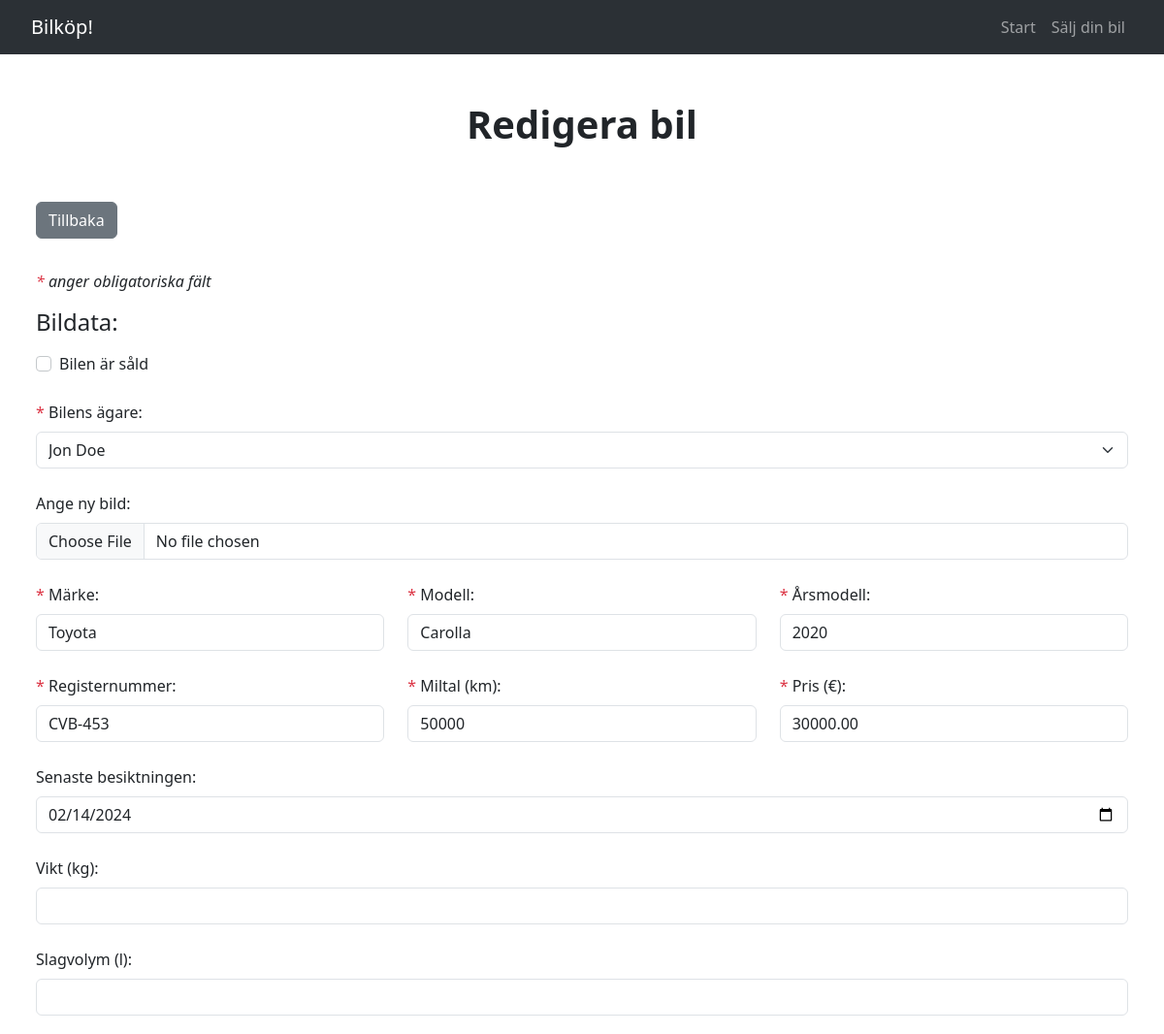
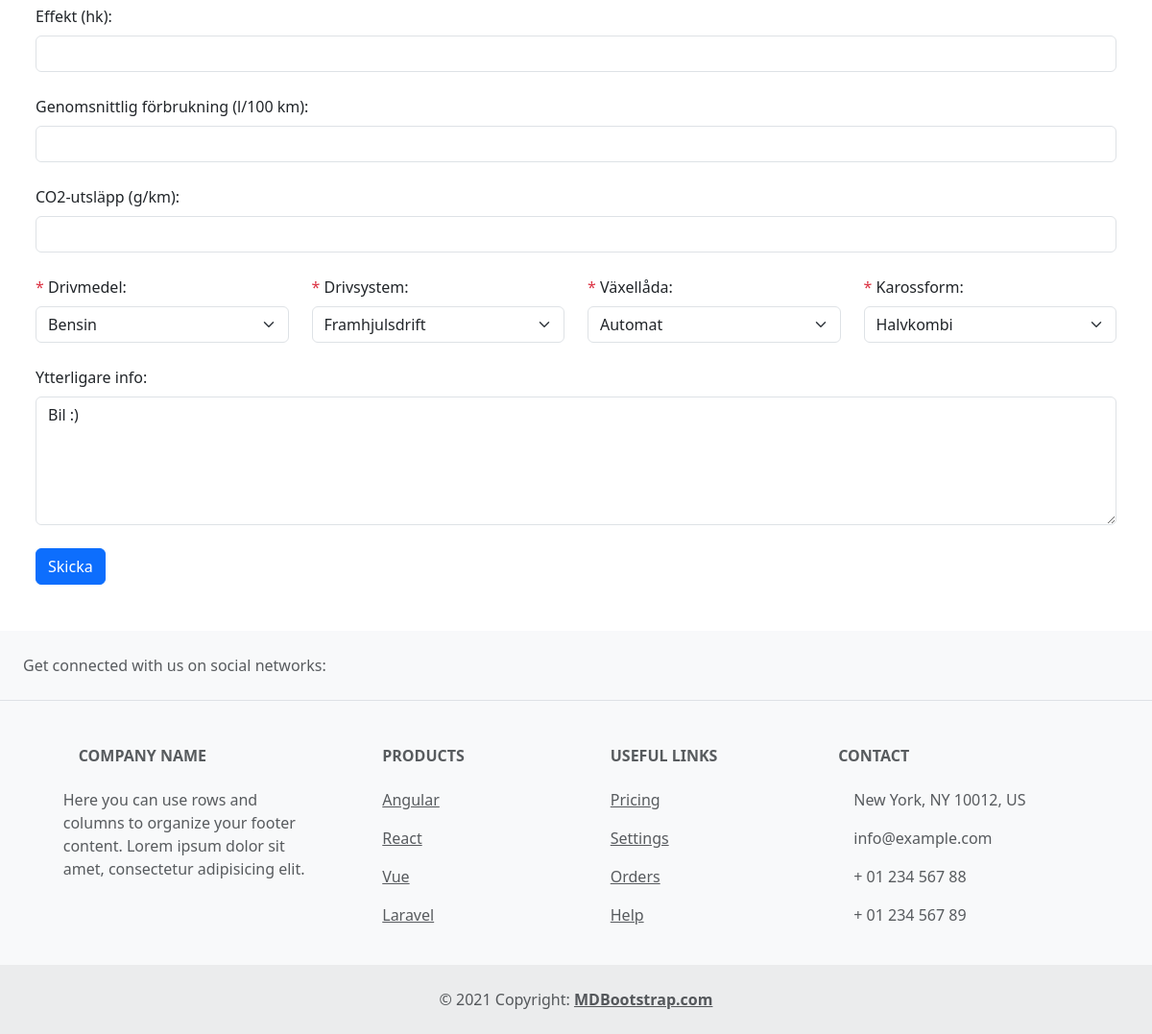
/editcar.php?carid=1, run on the app's committed database (2 pictures, top to bottom).
### tables this page shows
CREATE TABLE `table_cars` (
  `cars_id` int(11) NOT NULL,
  `cars_model` varchar(255) NOT NULL,
  `cars_brand` varchar(255) NOT NULL,
  `cars_mileage` int(11) NOT NULL,
  `cars_model_year` year(4) NOT NULL,
  `cars_price` decimal(10,2) NOT NULL,
  `cars_hp` int(11) NOT NULL,
  `cars_displacement` decimal(4,2) NOT NULL,
  `cars_license` varchar(255) NOT NULL,
  `cars_inspection_date` date NOT NULL,
  `cars_consumption` decimal(3,1) NOT NULL,
  `cars_emissions` int(11) NOT NULL,
  `cars_weight` int(11) NOT NULL,
  `cars_description` text NOT NULL,
  `cars_img` varchar(1000) NOT NULL,
  `cars_owner_fk` int(11) NOT NULL,
  `cars_drivetype_fk` int(11) NOT NULL,
  `cars_fueltype_fk` int(11) NOT NULL,
  `cars_transtype_fk` int(11) NOT NULL,
  `cars_body_style_fk` int(11) NOT NULL,
  `cars_sale_status` tinyint(1) NOT NULL
);

### includes/functions.php (the view, shortened to what this page needs)
<?php
function selectSingleCar($pdo, $currentId) {
	$stmt_getCarData = $pdo->prepare("SELECT table_cars.*, table_drive_type.drive_type_name AS drivetype, table_fuel_type.fuel_type_name AS fueltype, table_trans_type.trans_type_name AS transtype, table_body_style.body_style_name AS bodystyle
	FROM table_cars
	LEFT JOIN table_drive_type ON table_cars.cars_drivetype_fk = table_drive_type.drive_type_id
	LEFT JOIN table_fuel_type ON table_cars.cars_fueltype_fk = table_fuel_type.fuel_type_id
	LEFT JOIN table_trans_type ON table_cars.cars_transtype_fk = table_trans_type.trans_type_id
	LEFT JOIN table_body_style ON table_cars.cars_body_style_fk = table_body_style.body_style_id
	WHERE cars_id = :id");
	$stmt_getCarData->bindParam(':id', $currentId, PDO::PARAM_INT);
	$stmt_getCarData->execute();
	return $stmt_getCarData->fetch();
}
function selectExistingOwners($pdo) {
	$allOwnersArray = $pdo->query('SELECT * FROM table_owner')->fetchAll();
	return $allOwnersArray;
}
function populateOwnerField($owners, $carInfo = NULL) {
	$counter = 1;
	foreach ($owners as $owner) {
		$selected = '';
		if ($carInfo['cars_owner_fk'] == $counter) {
			$selected = 'selected';
		}
		echo "<option value='{$owner['owner_id']}' {$selected}>{$owner['owner_fname']} {$owner['owner_lname']}</option>";
		$counter++;
	}
}
function selectAttributes($pdo, $attributeTable) {
	$attributesQuery = "SELECT * FROM $attributeTable";
	$attributesArray = $pdo->query($attributesQuery)->fetchAll();
	return $attributesArray;
}
function populateAttributeField($attributes, $carInfo = NULL) {
	$keys = array_keys($attributes[0]);
	$counter = 1;
	foreach ($attributes as $attribute) {
		$selected = '';
		if ($keys[0] === "fuel_type_id" && isset($_POST['fuel']) && $_POST['fuel'] == $counter
		|| $keys[0] === "drive_type_id" && isset($_POST['drive-type']) && $_POST['drive-type'] == $counter
		|| $keys[0] === "trans_type_id" && isset($_POST['trans-type']) && $_POST['trans-type'] == $counter
		|| $keys[0] === "body_style_id" && isset($_POST['body-style']) && $_POST['body-style'] == $counter
		|| $keys[0] === "fuel_type_id" && isset($carInfo['cars_fueltype_fk']) && $carInfo['cars_fueltype_fk'] == $counter
		|| $keys[0] === "drive_type_id" && isset($carInfo['cars_drivetype_fk']) && $carInfo['cars_drivetype_fk'] == $counter
		|| $keys[0] === "trans_type_id" && isset($carInfo['cars_transtype_fk']) && $carInfo['cars_transtype_fk'] == $counter
		|| $keys[0] === "body_style_id" && isset($carInfo['cars_body_style_fk']) && $carInfo['cars_body_style_fk'] == $counter)
		{
			$selected = 'selected';
		}
		echo "<option value='{$attribute[$keys[0]]}' {$selected}>{$attribute[$keys[1]]}</option>";
		$counter++;
	}
}
?>

### editcar.php (shortened to what this page needs)
<?php
include_once 'includes/config.php';
include_once 'includes/functions.php';
$allOwnersArray = selectExistingOwners($pdo);
$allDriveTypes = selectAttributes($pdo, 'table_drive_type');
$allFuelTypes = selectAttributes($pdo, 'table_fuel_type');
$allTransTypes = selectAttributes($pdo, 'table_trans_type');
$allBodyStyles = selectAttributes($pdo, 'table_body_style');
$currentCarId = $_GET['carid'];
$carInfo = selectSingleCar($pdo, $currentCarId);
include_once 'includes/header.php';
?>
<div class="container main-content mt-5">
    <h1 class="text-center fw-bold mb-5">Redigera bil</h1>
    <a href='index.php' class='btn btn-secondary mt-2 mb-4 me-1'>Tillbaka</a>
    <p class="fst-italic mt-2"><span class="text-danger">*</span> anger obligatoriska fält</p>
    <h2 class="h4 mb-3">Bildata:</h2>
    <form action="" method="post" enctype="multipart/form-data">
        <div class="form-check">
            <input class="form-check-input border border-secondary-subtle" type="checkbox" id="sale-status" name="sale-status" value="sold" <?php if($carInfo['cars_sale_status'] == 1) {echo "checked";} ?>>
            <label for="sale-status" class="form-check-label">Bilen är såld</label><br><br>
        </div>
        <label for="existing-customer" class="form-label"><span class="text-danger">*</span> Bilens ägare:</label><br>
        <select class="form-select" name="existing-customer" id="existing-customer" required="required">
            <?php
            populateOwnerField($allOwnersArray, $carInfo);
            ?>
        </select><br>
        <div class="row">
            <div class="col">
                <label for="car-img" class="form-label"> Ange ny bild:</label><br>
                <input class="form-control" type="file" id="car-img" name="car-img"><br>
            </div>
        </div>
        <div class="row">
            <div class="col-sm-4">
                <label for="brand" class="form-label"><span class="text-danger">*</span> Märke:</label><br>
                <input class="form-control" type="text" id="brand" name="brand" placeholder="" value="<?php echo $carInfo['cars_brand'] ?>" required="required"><br>
            </div>
            <div class="col-sm-4">
                <label for="model" class="form-label"><span class="text-danger">*</span> Modell:</label><br>
                <input class="form-control" type="text" id="model" name="model" placeholder="" value="<?php echo $carInfo['cars_model'] ?>" required="required"><br>
            </div>
            <div class="col-sm-4">
                <label for="year" class="form-label"><span class="text-danger">*</span> Årsmodell:</label><br>
                <input class="form-control" type="text" id="year" name="year" placeholder="" value="<?php echo $carInfo['cars_model_year'] ?>" required="required"><br>
            </div>
        </div>
        <div class="row">
            <div class="col-sm-4">
                <label for="license" class="form-label"><span class="text-danger">*</span> Registernummer:</label><br>
                <input class="form-control" type="text" id="license" name="license" placeholder="ABC-123" value="<?php echo $carInfo['cars_license'] ?>" required="required"><br>
            </div>
            <div class="col-sm-4">
                <label for="mileage" class="form-label"><span class="text-danger">*</span> Miltal (km):</label><br>
                <input class="form-control" type="text" id="mileage" name="mileage" placeholder="" value="<?php echo $carInfo['cars_mileage'] ?>" required="required"><br>
            </div>
            <div class="col-sm-4">
                <label for="price" class="form-label"><span class="text-danger">*</span> Pris (€):</label><br>
                <input class="form-control" type="text" id="price" name="price" placeholder="" value="<?php echo $carInfo['cars_price'] ?>" required="required"><br>
            </div>
        </div>
        <label for="inspection" class="form-label">Senaste besiktningen:</label><br>
        <input class="form-control" type="date" id="inspection" name="inspection" value="<?php echo $carInfo['cars_inspection_date'] ?>"><br>
        <label for="weight" class="form-label">Vikt (kg):</label><br>
        <input class="form-control" type="text" id="weight" name="weight" placeholder="" value="<?php echo $carInfo['cars_weight'] ?>"><br>
        <label for="displacement" class="form-label">Slagvolym (l):</label><br>
        <input class="form-control" type="text" id="displacement" name="displacement" placeholder="" value="<?php echo $carInfo['cars_displacement'] ?>"><br>
        <label for="power" class="form-label">Effekt (hk):</label><br>
        <input class="form-control" type="text" id="horsepower" name="horsepower" placeholder="" value="<?php echo $carInfo['cars_hp'] ?>"><br>
        <label for="consumption" class="form-label">Genomsnittlig förbrukning (l/100 km):</label><br>
        <input class="form-control" type="text" id="consumption" name="consumption" value="<?php echo $carInfo['cars_consumption'] ?>"><br>
        <label for="emissions" class="form-label">CO2-utsläpp (g/km):</label><br>
        <input class="form-control" type="text" id="emissions" name="emissions" value="<?php echo $carInfo['cars_emissions'] ?>"><br>
        <div class="row">
            <div class="col-sm-6 col-md-3">
                <label for="fuel" class="form-label"><span class="text-danger">*</span> Drivmedel:</label><br>
                <select class="form-select" name="fuel" id="fuel" required="required">
                    <?php
                    populateAttributeField($allFuelTypes, $carInfo);
                    ?>
                </select><br>
            </div>
            <div class="col-sm-6 col-md-3">
                <label for="drive-type" class="form-label"><span class="text-danger">*</span> Drivsystem:</label><br>
                <select class="form-select" name="drive-type" id="drive-type" required="required">
                </select><br>
            </div>
            <div class="col-sm-6 col-md-3">
                <label for="trans-type" class="form-label"><span class="text-danger">*</span> Växellåda:</label><br>
                <select class="form-select" name="trans-type" id="trans-type" required="required">
                </select><br>
            </div>
            <div class="col-sm-6 col-md-3">
                <label for="body-style" class="form-label"><span class="text-danger">*</span> Karossform:</label><br>
                <select class="form-select" name="body-style" id="body-style" required="required">
                </select><br>
            </div>
        </div>
        <label for="additional-info" class="form-label">Ytterligare info:</label><br>
        <textarea class="form-control" id="additional-info" name="additional-info" rows="5" cols="30"><?php echo $carInfo['cars_description'] ?></textarea><br>
        <input class="btn btn-primary" type="submit" name="update-car" value="Skicka">
    </form>
</div>
<?php
include_once 'includes/footer.php';
?>

### css/style.css (style rules this page uses)
.main-content { max-width: 1150px; }

### data on the page
table_cars: brand "Toyota", model "Carolla", year "2020", license "CVB-453", mileage "50000", price "30000.00", inspection "02/14/2024", additional-info "Bil :)"

### other printed values
form field existing-customer "Jon Doe"
form field fuel "Bensin"
form field drive-type "Framhjulsdrift"
form field trans-type "Automat"
form field body-style "Halvkombi"
